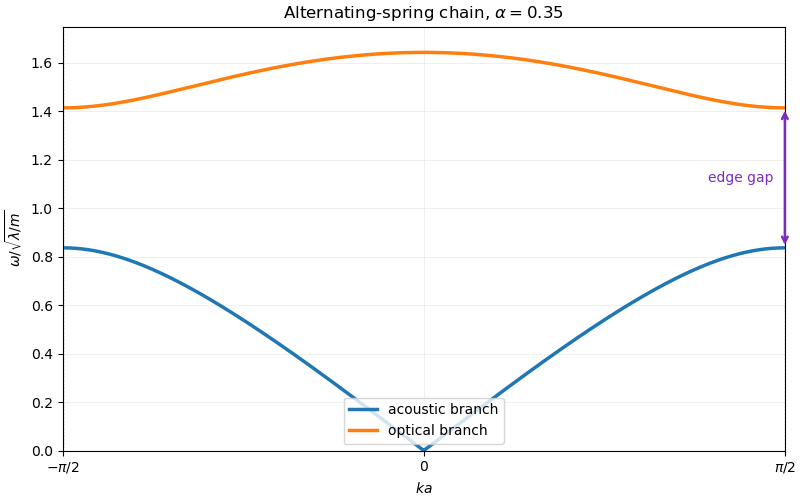

This figure's Python source:
#!/usr/bin/env python3
"""Plot the phonon branches for 2018 Part II Paper 2, question 35."""

from pathlib import Path

import matplotlib.pyplot as plt
import numpy as np


alpha = 0.35
ka = np.linspace(-np.pi / 2.0, np.pi / 2.0, 1000)
root = np.sqrt((1.0 - alpha) ** 2 + 4.0 * alpha * np.cos(ka) ** 2)
acoustic = np.sqrt(1.0 + alpha - root)
optical = np.sqrt(1.0 + alpha + root)

fig, ax = plt.subplots(figsize=(8.0, 5.0), layout="constrained")
ax.plot(ka, acoustic, linewidth=2.5, label="acoustic branch")
ax.plot(ka, optical, linewidth=2.5, label="optical branch")
for edge in (-np.pi / 2.0, np.pi / 2.0):
    ax.axvline(edge, color="0.55", linestyle=":", linewidth=1.0)
edge_low = np.sqrt(2.0 * min(1.0, alpha))
edge_high = np.sqrt(2.0 * max(1.0, alpha))
ax.annotate(
    "",
    xy=(np.pi / 2.0, edge_high),
    xytext=(np.pi / 2.0, edge_low),
    arrowprops={"arrowstyle": "<->", "color": "#7b2cbf", "linewidth": 1.8},
)
ax.text(
    np.pi / 2.0 - 0.05,
    (edge_low + edge_high) / 2.0,
    "edge gap",
    color="#7b2cbf",
    ha="right",
    va="center",
)
ax.set_xticks(
    (-np.pi / 2.0, 0.0, np.pi / 2.0),
    (r"$-\pi/2$", r"$0$", r"$\pi/2$"),
)
ax.set_xlabel(r"$ka$")
ax.set_ylabel(r"$\omega/\sqrt{\lambda/m}$")
ax.set_title(r"Alternating-spring chain, $\alpha=0.35$")
ax.set_xlim(-np.pi / 2.0, np.pi / 2.0)
ax.set_ylim(0.0, 1.75)
ax.grid(alpha=0.2)
ax.legend(loc="lower center")

output = Path(Path(__file__).stem + ".png")
fig.savefig(output, dpi=100, facecolor="white")
plt.close(fig)
